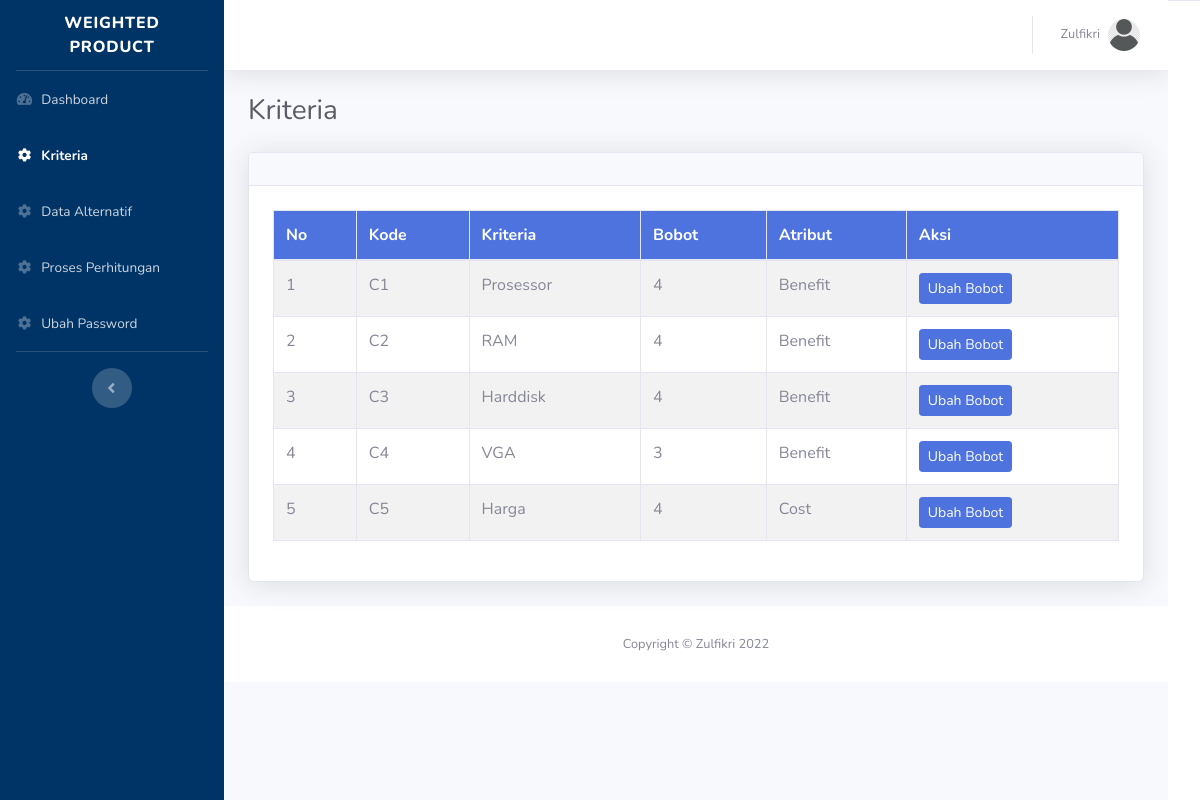
The app's page /index.php/admin/kriteria with its own data.
### tables this page shows
CREATE TABLE `kriteria` (
  `id` int(11) NOT NULL,
  `kode_kriteria` varchar(255) NOT NULL,
  `nama_kriteria` varchar(255) NOT NULL,
  `bobot_kriteria` int(100) NOT NULL,
  `atribut_kriteria` int(100) NOT NULL
);

### application/controllers/admin.php (called while the page is built, shortened)
<?php
class Admin extends CI_Controller
{
    public function __construct()
    {
        $this->load->library('form_validation');
        $this->load->model('Get_data');
        $this->load->model('M_alternatif');
        $this->load->model('M_user');
    }
    public function kriteria()
    {
        $data['active1'] = '';
        $data['active2'] = 'active';
        $data['active3'] = '';
        $data['active4'] = '';
        $data['active5'] = '';
        $data['title'] = 'Weighted Product';
        $data['titlePage'] = 'Kriteria';
        $data['kriteria'] = $this->Get_data->GetData();
        $this->load->view('templates/header', $data);
        $this->load->view('templates/sidebar', $data);
        $this->load->view('admin/kriteria', $data);
        $this->load->view('templates/footer', $data);
    }
}

### index.php (called while the page is built, shortened)
<?php
require_once BASEPATH.'core/CodeIgniter.php';

### application/models/Get_data.php (called while the page is built, shortened)
<?php
class Get_data extends CI_Model
{
    public function GetData()
    {
        return $this->db->get('kriteria')->result_array();
    }
}

### application/views/admin/kriteria.php (the view)
<div class="container-fluid">
    <div class="d-sm-flex align-items-center justify-content-between mb-4">
        <h1 class="h3 mb-0 text-gray-800"><?= $titlePage; ?></h1>
    </div>
    <div class="row">
        <div class="col-xl-12 col-lg-8">
            <div class="card shadow mb-4">
                <div class="card-header py-3 d-flex flex-row align-items-center justify-content-between"></div>
                <div class="card-body">
                    <div class="row m-1">
                        <table class="table table-bordered table-striped">
                            <thead>
                                <tr class="bg-primary text-white">
                                    <th>No</th>
                                    <th>Kode</th>
                                    <th>Kriteria</th>
                                    <th>Bobot</th>
                                    <th>Atribut</th>
                                    <th>Aksi</th>
                                </tr>
                            </thead>
                            <tbody>
                                <?php $i = 1; ?>
                                <?php foreach ($kriteria as $data) : ?>
                                    <tr>
                                        <td><?= $i; ?></td>
                                        <td> <?= $data['kode_kriteria']; ?></td>
                                        <td><?= $data['nama_kriteria']; ?></td>
                                        <td><?= $data['bobot_kriteria']; ?></td>
                                        <td><?php
                                            if ($data['atribut_kriteria'] == 1) {
                                                echo "Benefit";
                                            } else {
                                                echo "Cost";
                                            } ?></td>
                                        <td>
                                            <a href="
                                            <?= base_url('admin/ubahBobotKriteria'); ?>?id=<?= $data['id']; ?>" class="btn btn-primary btn-sm">Ubah Bobot</a>
                                        </td>
                                    </tr>
                                    <?php $i++; ?>
                                <?php endforeach; ?>
                            </tbody>
                        </table>
                    </div>
                </div>
            </div>
        </div>
    </div>
</div>

### application/views/templates/header.php (shortened to what this page needs)
<!DOCTYPE html>
<html lang="en">
<head>
    <link href="<?= base_url('assets/'); ?>vendor/fontawesome-free/css/all.min.css" rel="stylesheet" type="text/css">
    <link href="<?= base_url('assets/'); ?>css/sb-admin-2.min.css" rel="stylesheet">
</head>
<body id="page-top">
    <div id="wrapper">

### application/views/templates/sidebar.php (shortened to what this page needs)
<ul style="background: #003366;" class="navbar-nav sidebar  sidebar-dark accordion" id="accordionSidebar">
    <a class="sidebar-brand d-flex align-items-center justify-content-center" href="index.html">
        <div class="sidebar-brand-text mx-3"><?= $title; ?></div>
    </a>
    <hr class="sidebar-divider my-0">
    <li class="nav-item <?= $active1; ?>">
        <a class="nav-link" href="<?= base_url('admin/dashboard'); ?>">
            <i class="fas fa-fw fa-tachometer-alt"></i>
            <span>Dashboard</span></a>
    </li>
    <li class="nav-item <?= $active2; ?>">
        <a class="nav-link" href="<?= base_url('admin/kriteria'); ?>">
            <i class="fas fa-fw fa-cog"></i>
            <span>Kriteria</span>
        </a>
    </li>
    <li class="nav-item <?= $active4; ?>">
        <a class="nav-link" href="<?= base_url('admin/alternatif'); ?>">
            <i class="fas fa-fw fa-cog"></i>
            <span>Data Alternatif</span>
        </a>
    </li>
    <li class="nav-item <?= $active3; ?>">
        <a class="nav-link" href="<?= base_url('admin/proses'); ?>">
            <i class="fas fa-fw fa-cog"></i>
            <span>Proses Perhitungan</span>
        </a>
    </li>
    <li class="nav-item <?= $active5; ?>">
        <a class="nav-link" href="<?= base_url('admin/ubahPassword'); ?>">
            <i class="fas fa-fw fa-cog"></i>
            <span>Ubah Password</span>
        </a>
    </li>
    <hr class="sidebar-divider">
    <div class="text-center d-none d-md-inline">
        <button class="rounded-circle border-0" id="sidebarToggle"></button>
    </div>
</ul>
<div id="content-wrapper" class="d-flex flex-column">
    <div id="content">
        <nav class="navbar navbar-expand  navbar-light bg-white topbar mb-4 static-top shadow">
            <ul class="navbar-nav ml-auto">
                <li class="nav-item dropdown no-arrow">
                    <a class="nav-link dropdown-toggle" href="#" id="userDropdown" role="button" data-toggle="dropdown" aria-haspopup="true" aria-expanded="false">
                        <span class="mr-2 d-none d-lg-inline text-gray-600 small">Zulfikri</span>
                        <img class="img-profile rounded-circle" src="<?= base_url("assets/img/"); ?>user.jpg">
                    </a>
                </li>
            </ul>
        </nav>

### application/views/templates/footer.php (shortened to what this page needs)
<footer class="sticky-footer bg-white">
    <div class="container my-auto">
        <div class="copyright text-center my-auto">
            <span>Copyright &copy; Zulfikri 2022</span>
        </div>
    </div>
</footer>
</div>
</div>
<div class="modal-footer">
</div>
</body>
</html>

### records on screen
kriteria: kode_kriteria "C1", nama_kriteria "Prosessor", bobot_kriteria "4", atribut_kriteria "Benefit"
kriteria: kode_kriteria "C2", nama_kriteria "RAM", bobot_kriteria "4", atribut_kriteria "Benefit"
kriteria: kode_kriteria "C3", nama_kriteria "Harddisk", bobot_kriteria "4", atribut_kriteria "Benefit"
kriteria: kode_kriteria "C4", nama_kriteria "VGA", bobot_kriteria "3", atribut_kriteria "Benefit"
kriteria: kode_kriteria "C5", nama_kriteria "Harga", bobot_kriteria "4", atribut_kriteria "Cost"

### other values on screen
$title "WEIGHTED PRODUCT"
$titlePage "Kriteria"
